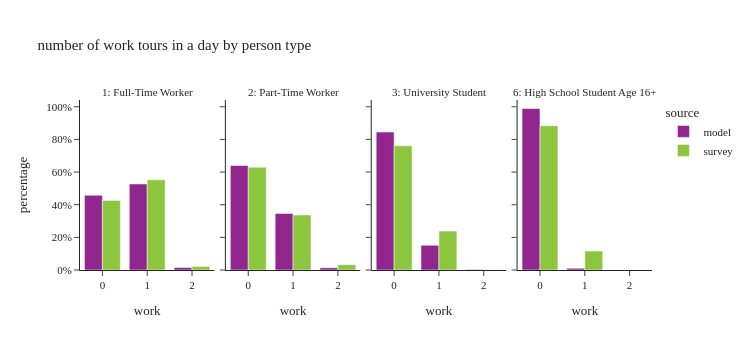

The code cell stored with this chart in its notebook:
### Code cell
plot_work_tour_ptype(per_data[per_data['ptype'].isin(worker_ptype)],"number of work tours in a day by person type")

### Figure 1 — Plotly figure (JSON) as saved in the notebook; plotly's stock layout.template omitted (floating-point values rounded to 4 significant figures)
{"data": [{"alignmentgroup": "True", "customdata": [[737223], [849040], [24396]], "hovertemplate": "source=model<br>ptype_label=1: Full-Time Worker<br>work=%{x}<br>percentage=%{y}<br>sample_size=%{customdata[0]}<extra></extra>", "legendgroup": "model", "marker": {"color": "#91268F", "pattern": {"shape": ""}}, "name": "model", "offsetgroup": "model", "orientation": "v", "showlegend": true, "textposition": "auto", "type": "bar", "x": [0.0, 1.0, 2.0], "xaxis": "x", "y": [0.4577, 0.5271, 0.01515], "yaxis": "y"}, {"alignmentgroup": "True", "customdata": [[189448], [102610], [4022]], "hovertemplate": "source=model<br>ptype_label=2: Part-Time Worker<br>work=%{x}<br>percentage=%{y}<br>sample_size=%{customdata[0]}<extra></extra>", "legendgroup": "model", "marker": {"color": "#91268F", "pattern": {"shape": ""}}, "name": "model", "offsetgroup": "model", "orientation": "v", "showlegend": false, "textposition": "auto", "type": "bar", "x": [0.0, 1.0, 2.0], "xaxis": "x2", "y": [0.6399, 0.3466, 0.01358], "yaxis": "y2"}, {"alignmentgroup": "True", "customdata": [[135609], [24281], [595]], "hovertemplate": "source=model<br>ptype_label=3: University Student<br>work=%{x}<br>percentage=%{y}<br>sample_size=%{customdata[0]}<extra></extra>", "legendgroup": "model", "marker": {"color": "#91268F", "pattern": {"shape": ""}}, "name": "model", "offsetgroup": "model", "orientation": "v", "showlegend": false, "textposition": "auto", "type": "bar", "x": [0.0, 1.0, 2.0], "xaxis": "x3", "y": [0.845, 0.1513, 0.003708], "yaxis": "y3"}, {"alignmentgroup": "True", "customdata": [[159003], [1693]], "hovertemplate": "source=model<br>ptype_label=6: High School Student Age 16+<br>work=%{x}<br>percentage=%{y}<br>sample_size=%{customdata[0]}<extra></extra>", "legendgroup": "model", "marker": {"color": "#91268F", "pattern": {"shape": ""}}, "name": "model", "offsetgroup": "model", "orientation": "v", "showlegend": false, "textposition": "auto", "type": "bar", "x": [0.0, 1.0], "xaxis": "x4", "y": [0.9895, 0.01054], "yaxis": "y4"}, {"alignmentgroup": "True", "customdata": [[1606], [1452], [37]], "hovertemplate": "source=survey<br>ptype_label=1: Full-Time Worker<br>work=%{x}<br>percentage=%{y}<br>sample_size=%{customdata[0]}<extra></extra>", "legendgroup": "survey", "marker": {"color": "#8CC63E", "pattern": {"shape": ""}}, "name": "survey", "offsetgroup": "survey", "orientation": "v", "showlegend": true, "textposition": "auto", "type": "bar", "x": [0.0, 1.0, 2.0], "xaxis": "x", "y": [0.4264, 0.5526, 0.02098], "yaxis": "y"}, {"alignmentgroup": "True", "customdata": [[614], [255], [13]], "hovertemplate": "source=survey<br>ptype_label=2: Part-Time Worker<br>work=%{x}<br>percentage=%{y}<br>sample_size=%{customdata[0]}<extra></extra>", "legendgroup": "survey", "marker": {"color": "#8CC63E", "pattern": {"shape": ""}}, "name": "survey", "offsetgroup": "survey", "orientation": "v", "showlegend": false, "textposition": "auto", "type": "bar", "x": [0.0, 1.0, 2.0], "xaxis": "x2", "y": [0.6302, 0.337, 0.03281], "yaxis": "y2"}, {"alignmentgroup": "True", "customdata": [[266], [64], [1]], "hovertemplate": "source=survey<br>ptype_label=3: University Student<br>work=%{x}<br>percentage=%{y}<br>sample_size=%{customdata[0]}<extra></extra>", "legendgroup": "survey", "marker": {"color": "#8CC63E", "pattern": {"shape": ""}}, "name": "survey", "offsetgroup": "survey", "orientation": "v", "showlegend": false, "textposition": "auto", "type": "bar", "x": [0.0, 1.0, 2.0], "xaxis": "x3", "y": [0.7605, 0.2382, 0.001265], "yaxis": "y3"}, {"alignmentgroup": "True", "customdata": [[86], [5]], "hovertemplate": "source=survey<br>ptype_label=6: High School Student Age 16+<br>work=%{x}<br>percentage=%{y}<br>sample_size=%{customdata[0]}<extra></extra>", "legendgroup": "survey", "marker": {"color": "#8CC63E", "pattern": {"shape": ""}}, "name": "survey", "offsetgroup": "survey", "orientation": "v", "showlegend": false, "textposition": "auto", "type": "bar", "x": [0.0, 1.0], "xaxis": "x4", "y": [0.8838, 0.1162], "yaxis": "y4"}], "layout": {"annotations": [{"font": {}, "showarrow": false, "text": "1: Full-Time Worker", "x": 0.1175, "xanchor": "center", "xref": "paper", "y": 1, "yanchor": "bottom", "yref": "paper"}, {"font": {}, "showarrow": false, "text": "2: Part-Time Worker", "x": 0.3725, "xanchor": "center", "xref": "paper", "y": 1, "yanchor": "bottom", "yref": "paper"}, {"font": {}, "showarrow": false, "text": "3: University Student", "x": 0.6275, "xanchor": "center", "xref": "paper", "y": 1, "yanchor": "bottom", "yref": "paper"}, {"font": {}, "showarrow": false, "text": "6: High School Student Age 16+", "x": 0.8825, "xanchor": "center", "xref": "paper", "y": 1, "yanchor": "bottom", "yref": "paper"}], "barmode": "group", "height": 350, "legend": {"title": {"text": "source"}, "tracegroupgap": 0}, "title": {"text": "number of work tours in a day by person type"}, "width": 750, "xaxis": {"anchor": "y", "domain": [0, 0.235], "title": {"text": "work"}}, "xaxis2": {"anchor": "y2", "domain": [0.255, 0.49], "matches": "x", "title": {"text": "work"}}, "xaxis3": {"anchor": "y3", "domain": [0.51, 0.745], "matches": "x", "title": {"text": "work"}}, "xaxis4": {"anchor": "y4", "domain": [0.765, 1.0], "matches": "x", "title": {"text": "work"}}, "yaxis": {"anchor": "x", "domain": [0, 1], "tickformat": ".0%", "title": {"text": "percentage"}}, "yaxis2": {"anchor": "x2", "domain": [0, 1], "matches": "y", "showticklabels": false, "tickformat": ".0%"}, "yaxis3": {"anchor": "x3", "domain": [0, 1], "matches": "y", "showticklabels": false}, "yaxis4": {"anchor": "x4", "domain": [0, 1], "matches": "y", "showticklabels": false}}}
